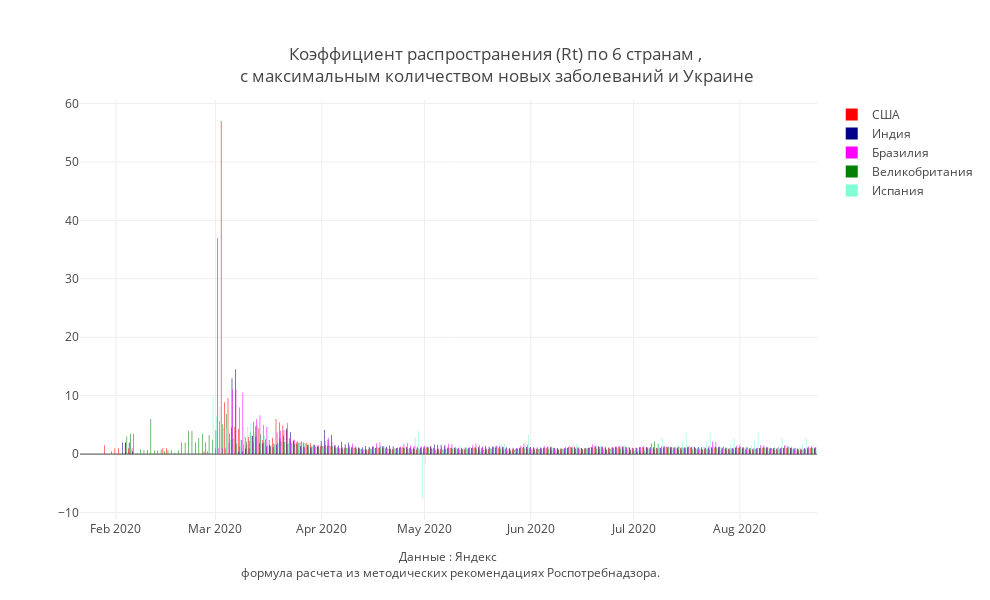

Write notebook code for a chart like this one.
### Code cell
#mask = (X.Date>datetime.date(2020,5,1))&(X.Region.isin(regions_towatch))

colors_dict = { "США": "red",
                "Бразилия": "magenta",
                "Россия": "goldenrod",
                "Индия": "darkblue",
                "Великобритания": "green",
                 'Испания': 'aquamarine'}
fig = go.Figure()
for i in country_towatch:
    mask = X['Country'] == i
        
    fig.add_trace(
        
        go.Bar(
        name = f'{i}',
        x=X[mask].Date,
        y=X[mask].Rt,
        text=round(X[mask].Rt,3),
        textposition='inside',
        marker_color= colors_dict.get(i),
        
        showlegend=True))




                  
fig.update_layout(
    annotations=[
        
            dict(x=0.5,y=-0.15,
            showarrow=False,
            text="Данные : Яндекс <br> формула расчета из методических рекомендациях Роспотребнадзора.",
            xref="paper",
            yref="paper")],
                  title = "Коэффициент распространения (Rt) по 6 странам ,<br> с максимальным количеством новых заболеваний и Украине ",
                  title_x = 0.5,
                  title_y= 0.9,
                  title_xanchor = "center",
                  title_yanchor = "bottom", 
                 # legend_x = 0.05,legend_y = 0.9,
                  width = 990, height = 600,template = 'gridon',
    
    
                 # xaxis_title='Коэффициент рассчитан, исходя из данных оперативного штаба и <br>' + 
                               #' формулы расчета в методических рекомендациях Роспотребнадзора. ',
    yaxis_title = ' '
)


fig.show()

### Figure 1 — Plotly figure (JSON) as saved in the notebook; plotly's stock layout.template omitted (floating-point values rounded to 4 significant figures; data arrays with more than 128 entries replaced by an {"elided": "..."} marker saying what was removed)
{"data": [{"marker": {"color": "red"}, "name": "США", "showlegend": true, "text": {"elided": "215 float values"}, "textposition": "inside", "type": "bar", "x": {"elided": "215 str values"}, "y": {"elided": "215 float values"}}, {"marker": {"color": "darkblue"}, "name": "Индия", "showlegend": true, "text": {"elided": "215 float values"}, "textposition": "inside", "type": "bar", "x": {"elided": "215 str values"}, "y": {"elided": "215 float values"}}, {"marker": {"color": "magenta"}, "name": "Бразилия", "showlegend": true, "text": {"elided": "215 float values"}, "textposition": "inside", "type": "bar", "x": {"elided": "215 str values"}, "y": {"elided": "215 float values"}}, {"marker": {"color": "green"}, "name": "Великобритания", "showlegend": true, "text": {"elided": "215 float values"}, "textposition": "inside", "type": "bar", "x": {"elided": "215 str values"}, "y": {"elided": "215 float values"}}, {"marker": {"color": "aquamarine"}, "name": "Испания", "showlegend": true, "text": {"elided": "215 float values"}, "textposition": "inside", "type": "bar", "x": {"elided": "215 str values"}, "y": {"elided": "215 float values"}}], "layout": {"annotations": [{"showarrow": false, "text": "Данные : Яндекс <br> формула расчета из методических рекомендациях Роспотребнадзора.", "x": 0.5, "xref": "paper", "y": -0.15, "yref": "paper"}], "height": 600, "title": {"text": "Коэффициент распространения (Rt) по 6 странам ,<br> с максимальным количеством новых заболеваний и Украине ", "x": 0.5, "xanchor": "center", "y": 0.9, "yanchor": "bottom"}, "width": 990, "yaxis": {"title": {"text": " "}}}}
